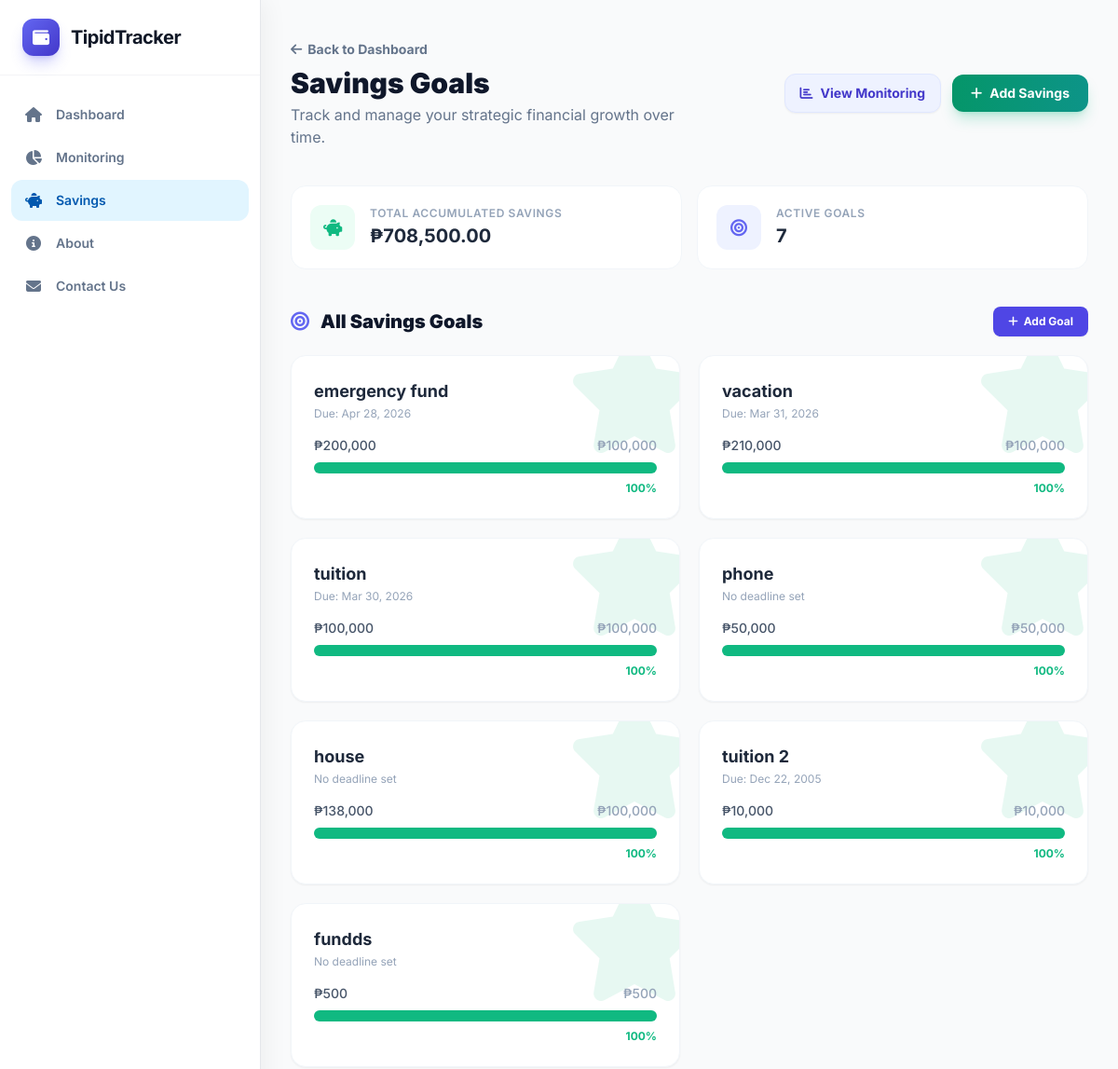
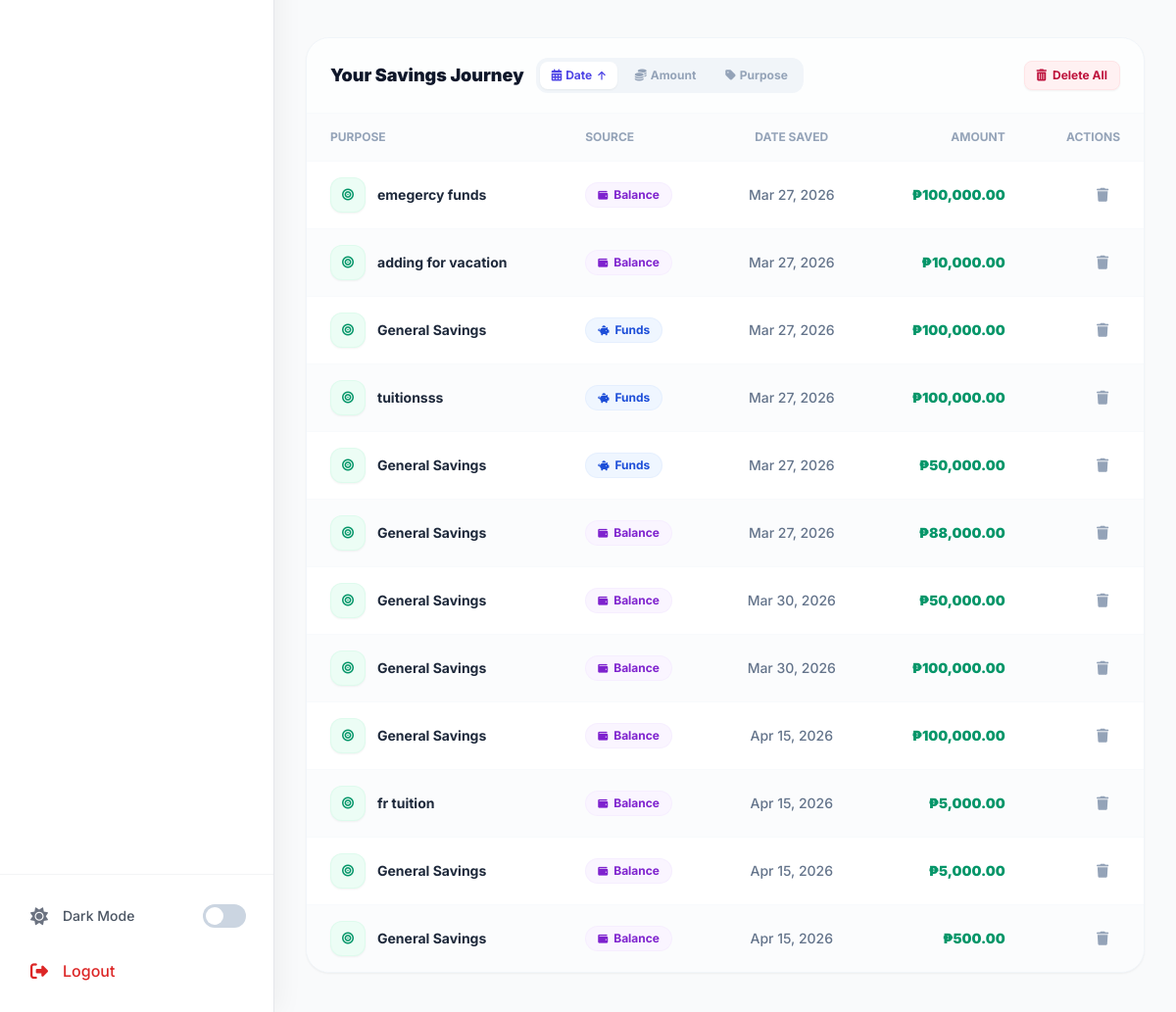
The page /savings/ (signed in) on the database its author committed (2 pictures, top to bottom).
### budgetapp/models.py (models this page shows, shortened)
class SavingsGoal(models.Model):
    user          = models.ForeignKey(User, on_delete=models.CASCADE)
    name          = models.CharField(max_length=200)
    target_amount = models.DecimalField(max_digits=12, decimal_places=2,
                                        validators=[MinValueValidator(Decimal('0.01'))])
    deadline      = models.DateField(null=True, blank=True)

class Saving(models.Model):
    SOURCE_CHOICES = [
        ('funds',   'Funds'),
        ('balance', 'Balance'),
    ]
    user    = models.ForeignKey(User, on_delete=models.CASCADE)
    goal    = models.ForeignKey(SavingsGoal, on_delete=models.SET_NULL, null=True, blank=True)
    source  = models.CharField(max_length=20, choices=SOURCE_CHOICES, default='balance')
    purpose = models.CharField(max_length=200, default='General Savings')
    amount  = models.DecimalField(max_digits=12, decimal_places=2,
                                  validators=[MinValueValidator(Decimal('0.01'))])
    date    = models.DateField(default=datetime.date.today)

### budgetapp/views.py (the view)
# urls.py: path('savings/', views.savings_list, name='savings_list'),
@login_required
def savings_list(request):
    sort_by  = request.GET.get('sort', 'date')
    sort_dir = request.GET.get('dir', 'asc')   # asc = oldest first (lowest date)
    valid_sorts = {'date': 'date', 'amount': 'amount', 'purpose': 'purpose'}
    sort_field  = valid_sorts.get(sort_by, 'date')
    order_expr  = sort_field if sort_dir == 'asc' else f'-{sort_field}'
    savings       = Saving.objects.filter(user=request.user).select_related('goal').order_by(order_expr)
    total_savings = _agg(savings)
    goals         = SavingsGoal.objects.filter(user=request.user)
    goal_progress = []
    for g in goals:
        saved  = _agg(Saving.objects.filter(user=request.user, goal=g))
        target = g.target_amount
        if target > 0:
            pct    = min((float(saved) / float(target)) * 100, 100)
            status = 'completed' if pct >= 100 else 'in_progress'
            goal_progress.append({
                'pk':       g.pk,
                'name':     g.name,
                'saved':    float(saved),
                'target':   float(target),
                'percent':  pct,
                'status':   status,
                'deadline': g.deadline,
            })
    return render(request, 'budgetapp/savings_list.html',
                  {'savings': savings, 'total_savings': total_savings,
                   'goal_progress': goal_progress,
                   'sort_by': sort_by, 'sort_dir': sort_dir})

### budgetapp/views.py (called while the page is built)
def _agg(qs, field='amount'):
    return qs.aggregate(total=Sum(field))['total'] or 0

### budgetapp/templates/budgetapp/savings_list.html (shortened to what this page needs)
{% extends 'base.html' %}
{% load humanize %}
{% block content %}
<div class="flex flex-col sm:flex-row sm:items-center justify-between gap-6 mb-10">
    <div>
        <a href="{% url 'dashboard' %}" class="inline-flex items-center text-sm font-bold text-slate-500 hover:text-indigo-600 dark:text-gray-400 dark:hover:text-indigo-400 transition-colors mb-2 group">
            <i class="fas fa-arrow-left mr-1.5 transform group-hover:-translate-x-1 transition-transform"></i> Back to Dashboard
        </a>
        <h2 class="text-3xl font-black text-slate-900 dark:text-white">Savings Goals</h2>
        <p class="text-slate-500 dark:text-gray-400 mt-1 max-w-md">Track and manage your strategic financial growth over time.</p>
    </div>
    <div class="flex flex-wrap items-center gap-3">
        <a href="{% url 'savings_monitoring' %}" class="inline-flex items-center px-4 py-2.5 text-sm font-bold text-indigo-700 bg-indigo-50 border border-indigo-100 rounded-xl hover:bg-indigo-100 dark:bg-dark-surface dark:text-gray-200 dark:border-dark-border dark:hover:bg-gray-800 transition-all shadow-sm active:scale-95">
            <i class="fas fa-chart-bar mr-2"></i> View Monitoring
        </a>
        <a href="{% url 'saving_create' %}" class="inline-flex items-center px-5 py-2.5 text-sm font-bold text-white bg-gradient-to-r from-emerald-600 to-teal-600 rounded-xl hover:from-emerald-700 hover:to-teal-700 transition-all shadow-lg shadow-emerald-500/25 active:scale-95">
            <i class="fas fa-plus mr-2"></i> Add Savings
        </a>
    </div>
</div>
<div class="grid grid-cols-1 sm:grid-cols-2 gap-4 mb-10">
    <div class="bg-white dark:bg-dark-surface rounded-2xl border border-slate-100 dark:border-dark-border p-5 flex items-center gap-4">
        <div class="w-12 h-12 rounded-xl bg-emerald-50 dark:bg-green-500/10 flex items-center justify-center flex-shrink-0">
            <i class="fas fa-piggy-bank text-emerald-500 text-lg"></i>
        </div>
        <div>
            <p class="text-xs font-semibold text-slate-400 uppercase tracking-wider">Total Accumulated Savings</p>
            <p class="text-xl font-bold text-slate-800 dark:text-white mt-0.5">₱{{ total_savings|floatformat:2|intcomma }}</p>
        </div>
    </div>
    <div class="bg-white dark:bg-dark-surface rounded-2xl border border-slate-100 dark:border-dark-border p-5 flex items-center gap-4">
        <div class="w-12 h-12 rounded-xl bg-indigo-50 dark:bg-primary-500/10 flex items-center justify-center flex-shrink-0">
            <i class="fas fa-bullseye text-indigo-500 text-lg"></i>
        </div>
        <div>
            <p class="text-xs font-semibold text-slate-400 uppercase tracking-wider">Active Goals</p>
            <p class="text-xl font-bold text-slate-800 dark:text-white mt-0.5">{{ goal_progress|length|default:"0" }}</p>
        </div>
    </div>
</div>
<div class="mb-10">
    <div class="flex items-center justify-between mb-5">
        <h3 class="text-xl font-black text-slate-900 dark:text-white"><i class="fas fa-bullseye text-indigo-500 mr-2"></i> All Savings Goals</h3>
        <a href="{% url 'savings_goal_create' %}" class="inline-flex items-center px-4 py-2 text-xs font-bold text-white bg-indigo-600 rounded-lg hover:bg-indigo-700 transition-all shadow-sm">
            <i class="fas fa-plus mr-1.5"></i> Add Goal
        </a>
    </div>
    {% if goal_progress %}
    <div class="grid grid-cols-1 md:grid-cols-2 xl:grid-cols-3 gap-5">
        {% for gp in goal_progress %}
        <div class="bg-white dark:bg-dark-surface rounded-2xl p-6 shadow-sm border border-slate-100 dark:border-dark-border hover:border-indigo-200 transition-all duration-300 hover:shadow-lg hover:-translate-y-1 group relative overflow-hidden">
            <div class="flex justify-between items-start mb-4 relative z-10">
                <div>
                    <h4 class="font-bold text-slate-800 dark:text-white text-lg">{{ gp.name }}</h4>
                    <p class="text-xs text-slate-400 mt-0.5">{% if gp.deadline %}Due: {{ gp.deadline|date:"M d, Y" }}{% else %}No deadline set{% endif %}</p>
                </div>
            </div>
            <div class="relative z-10">
                <div class="flex justify-between text-sm font-medium mb-2">
                    <span class="text-slate-600 dark:text-gray-300">₱{{ gp.saved|floatformat:0|intcomma }}</span>
                    <span class="text-slate-400">₱{{ gp.target|floatformat:0|intcomma }}</span>
                </div>
                <div class="w-full bg-slate-100 dark:bg-gray-700 rounded-full h-3">
                    <div class="h-3 rounded-full transition-all duration-1000 ease-out list-savings-bar {% if gp.status == 'completed' %}bg-emerald-500{% else %}bg-indigo-500{% endif %}" style="width: 0%" data-width="{{ gp.percent }}%"></div>
                </div>
                <p class="text-xs font-bold text-right mt-2 {% if gp.status == 'completed' %}text-emerald-500{% else %}text-indigo-500{% endif %}">{{ gp.percent|floatformat:0 }}%</p>
            </div>
            {% if gp.status == 'completed' %}
            <div class="absolute -right-6 -top-6 text-emerald-500/10">
                <i class="fas fa-star text-9xl"></i>
            </div>
            {% endif %}
        </div>
        {% endfor %}
    </div>
    {% endif %}
</div>
<div class="bg-white dark:bg-dark-surface rounded-3xl shadow-sm border border-slate-100 dark:border-dark-border overflow-hidden">
    <div class="px-6 py-5 border-b border-slate-50 dark:border-dark-border flex flex-wrap gap-3 justify-between items-center bg-slate-50/30 dark:bg-gray-800/20">
        <div class="flex items-center gap-3 flex-wrap">
            <h3 class="text-lg font-black text-slate-900 dark:text-white">Your Savings Journey</h3>
            <div class="flex items-center gap-1.5 bg-slate-100 dark:bg-gray-800 p-1 rounded-xl">
                {% with next_dir_date=sort_dir|yesno:'desc,asc' %}
                <a href="?sort=date&dir={% if sort_by == 'date' %}{{ next_dir_date }}{% else %}asc{% endif %}"
                   class="flex items-center gap-1 px-3 py-1.5 text-xs font-bold rounded-lg transition-all
                          {% if sort_by == 'date' %}bg-white dark:bg-gray-700 text-indigo-600 dark:text-indigo-400 shadow-sm{% else %}text-slate-400 hover:text-slate-600 dark:hover:text-gray-300{% endif %}">
                    <i class="fas fa-calendar-alt"></i> Date
                    {% if sort_by == 'date' %}
                        <i class="fas fa-arrow-{% if sort_dir == 'asc' %}up{% else %}down{% endif %} text-[10px] ml-0.5"></i>
                    {% endif %}
                </a>
                {% endwith %}
                {% with next_dir_amt=sort_dir|yesno:'desc,asc' %}
                <a href="?sort=amount&dir={% if sort_by == 'amount' %}{{ next_dir_amt }}{% else %}asc{% endif %}"
                   class="flex items-center gap-1 px-3 py-1.5 text-xs font-bold rounded-lg transition-all
                          {% if sort_by == 'amount' %}bg-white dark:bg-gray-700 text-indigo-600 dark:text-indigo-400 shadow-sm{% else %}text-slate-400 hover:text-slate-600 dark:hover:text-gray-300{% endif %}">
                    <i class="fas fa-coins"></i> Amount
                </a>
                {% endwith %}
                {% with next_dir_pur=sort_dir|yesno:'desc,asc' %}
                <a href="?sort=purpose&dir={% if sort_by == 'purpose' %}{{ next_dir_pur }}{% else %}asc{% endif %}"
                   class="flex items-center gap-1 px-3 py-1.5 text-xs font-bold rounded-lg transition-all
                          {% if sort_by == 'purpose' %}bg-white dark:bg-gray-700 text-indigo-600 dark:text-indigo-400 shadow-sm{% else %}text-slate-400 hover:text-slate-600 dark:hover:text-gray-300{% endif %}">
                    <i class="fas fa-tag"></i> Purpose
                </a>
                {% endwith %}
            </div>
        </div>
        {% if savings %}
        <a href="{% url 'saving_delete_all' %}" class="inline-flex items-center px-3 py-1.5 text-xs font-bold text-rose-700 bg-rose-50 border border-rose-100 rounded-lg hover:bg-rose-100 transition-all shadow-sm active:scale-95">
            <i class="fas fa-trash-alt mr-1.5"></i> Delete All
        </a>
        {% endif %}
    </div>
    <div class="overflow-x-auto" style="--scroll-shadow: inset -8px 0 12px -8px rgba(0,0,0,.06);">
        <table class="w-full text-sm text-left text-slate-500 dark:text-gray-400 min-w-[540px]">
            <thead class="text-xs text-slate-400 uppercase bg-slate-50/50 dark:bg-gray-800/80 dark:text-gray-400 border-b border-slate-50 dark:border-dark-border">
                <tr>
                    <th scope="col" class="px-6 py-4 font-bold">Purpose</th>
                    <th scope="col" class="px-6 py-4 font-bold">Source</th>
                    <th scope="col" class="px-6 py-4 font-bold text-center">Date Saved</th>
                    <th scope="col" class="px-6 py-4 font-bold text-right">Amount</th>
                    <th scope="col" class="px-6 py-4 font-bold text-right">Actions</th>
                </tr>
            </thead>
            <tbody id="savings-tbody">
                {% for saving in savings %}
                <tr class="bg-white odd:bg-white even:bg-slate-50/50 dark:bg-dark-surface hover:bg-emerald-50/30 dark:hover:bg-gray-800/50 transition-all duration-200 border-b border-slate-50 dark:border-dark-border last:border-0 group/row">
                    <td class="px-6 py-4 font-bold text-slate-800 dark:text-white">
                        <div class="flex items-center gap-3">
                            <div class="w-9 h-9 rounded-xl bg-emerald-50 text-emerald-600 dark:bg-green-500/10 dark:text-green-400 flex items-center justify-center text-xs flex-shrink-0 transition-transform group-hover/row:scale-110 shadow-sm border border-emerald-100/50">
                                <i class="fas fa-bullseye"></i>
                            </div>
                            <span>{{ saving.purpose }}</span>
                        </div>
                    </td>
                    <td class="px-6 py-4">
                        {% if saving.source == 'funds' %}
                        <span class="inline-flex items-center gap-1.5 px-3 py-1 text-xs font-bold rounded-full bg-blue-50 text-blue-700 dark:bg-blue-500/10 dark:text-blue-400 border border-blue-100/50">
                            <i class="fas fa-piggy-bank text-[10px]"></i> Funds
                        </span>
                        {% else %}
                        <span class="inline-flex items-center gap-1.5 px-3 py-1 text-xs font-bold rounded-full bg-purple-50 text-purple-700 dark:bg-purple-500/10 dark:text-purple-400 border border-purple-100/50">
                            <i class="fas fa-wallet text-[10px]"></i> Balance
                        </span>
                        {% endif %}
                    </td>
                    <td class="px-6 py-4 text-center text-slate-500 dark:text-gray-400 font-medium">{{ saving.date|date:"M d, Y" }}</td>
                    <td class="px-6 py-4 font-black text-emerald-600 dark:text-emerald-400 text-right">₱{{ saving.amount|floatformat:2|intcomma }}</td>
                    <td class="px-6 py-4 text-right">
                        <div class="flex justify-end gap-2">
                            <a href="{% url 'saving_delete' saving.pk %}" class="w-9 h-9 flex items-center justify-center text-slate-400 hover:text-rose-600 hover:bg-rose-50 dark:hover:bg-red-500/10 rounded-xl transition-all border border-transparent hover:border-rose-100 hover:shadow-sm" title="Delete">
                                <i class="fas fa-trash text-sm"></i>
                            </a>
                        </div>
                    </td>
                </tr>
                {% endfor %}
            </tbody>
        </table>
    </div>
</div>
{% endblock %}

### templates/base.html (style rules this page uses)
:root { --hue: 243; --primary: oklch(52% 0.22 var(--hue)); --primary-dim: oklch(45% 0.18 var(--hue)); --primary-soft:oklch(96% 0.03 var(--hue)); --green: oklch(58% 0.18 150); --red: oklch(56% 0.22 25); --surface: oklch(99.5% 0.004 var(--hue)); --surface-2: oklch(97.5% 0.005 var(--hue)); --border: oklch(91% 0.01 var(--hue)); --text-1: oklch(18% 0.015 var(--hue)); --text-2: oklch(50% 0.01 var(--hue)); --text-muted: oklch(55% 0.01 var(--hue)); --radius: 1rem; --shadow-sm: 0 1px 3px rgba(0,0,0,.06), 0 1px 2px rgba(0,0,0,.04); --shadow-md: 0 4px 16px rgba(0,0,0,.08); --shadow-lg: 0 8px 32px rgba(0,0,0,.12); --ease-out: cubic-bezier(0.23, 1, 0.32, 1); --dur-fast: 140ms; --dur-base: 220ms; }
tbody tr { animation: fadeInRow 0.35s ease both; }
tbody tr:nth-child(1) { animation-delay: 0ms; }
tbody tr:nth-child(2) { animation-delay: 40ms; }
tbody tr:nth-child(3) { animation-delay: 80ms; }
tbody tr:nth-child(4) { animation-delay: 120ms; }
tbody tr:nth-child(5) { animation-delay: 160ms; }
tbody tr:nth-child(6) { animation-delay: 200ms; }
tbody tr:nth-child(7) { animation-delay: 240ms; }
tbody tr:nth-child(8) { animation-delay: 280ms; }
tbody tr:nth-child(9) { animation-delay: 320ms; }
tbody tr:nth-child(10) { animation-delay: 360ms; }

### rows shown on the page
SavingsGoal: name "emergency fund", deadline "Apr 28, 2026"
SavingsGoal: name "vacation", deadline "Mar 31, 2026"
SavingsGoal: name "tuition", deadline "Mar 30, 2026"
SavingsGoal: name "phone"
SavingsGoal: name "house"
SavingsGoal: name "tuition 2", deadline "Dec 22, 2005"
SavingsGoal: name "fundds"
Saving: purpose "emegercy funds", source "balance" (drawn), date "Mar 27, 2026", amount "100,000.00"
Saving: purpose "adding for vacation", source "balance" (drawn), date "Mar 27, 2026", amount "10,000.00"
Saving: purpose "General Savings", source "funds" (drawn), date "Mar 27, 2026", amount "100,000.00"
Saving: purpose "tuitionsss", source "funds" (drawn), date "Mar 27, 2026", amount "100,000.00"
Saving: purpose "General Savings", source "funds" (drawn), date "Mar 27, 2026", amount "50,000.00"
Saving: purpose "General Savings", source "balance" (drawn), date "Mar 27, 2026", amount "88,000.00"
Saving: purpose "General Savings", source "balance" (drawn), date "Mar 30, 2026", amount "50,000.00"
Saving: purpose "General Savings", source "balance" (drawn), date "Mar 30, 2026", amount "100,000.00"
Saving: purpose "General Savings", source "balance" (drawn), date "Apr 15, 2026", amount "100,000.00"
Saving: purpose "fr tuition", source "balance" (drawn), date "Apr 15, 2026", amount "5,000.00"
Saving: purpose "General Savings", source "balance" (drawn), date "Apr 15, 2026", amount "5,000.00"
Saving: purpose "General Savings", source "balance" (drawn), date "Apr 15, 2026", amount "500.00"

### other values the page prints
{{ total_savings|floatformat:2|intcomma }} "708,500.00"
{{ goal_progress|length|default:"0" }} "7"
{{ gp.saved|floatformat:0|intcomma }} "200,000" "210,000" "100,000" "50,000" "138,000" "10,000" "500"
{{ gp.target|floatformat:0|intcomma }} "100,000" "100,000" "100,000" "50,000" "100,000" "10,000" "500"
{{ gp.percent|floatformat:0 }} "100" "100" "100" "100" "100" "100" "100"
